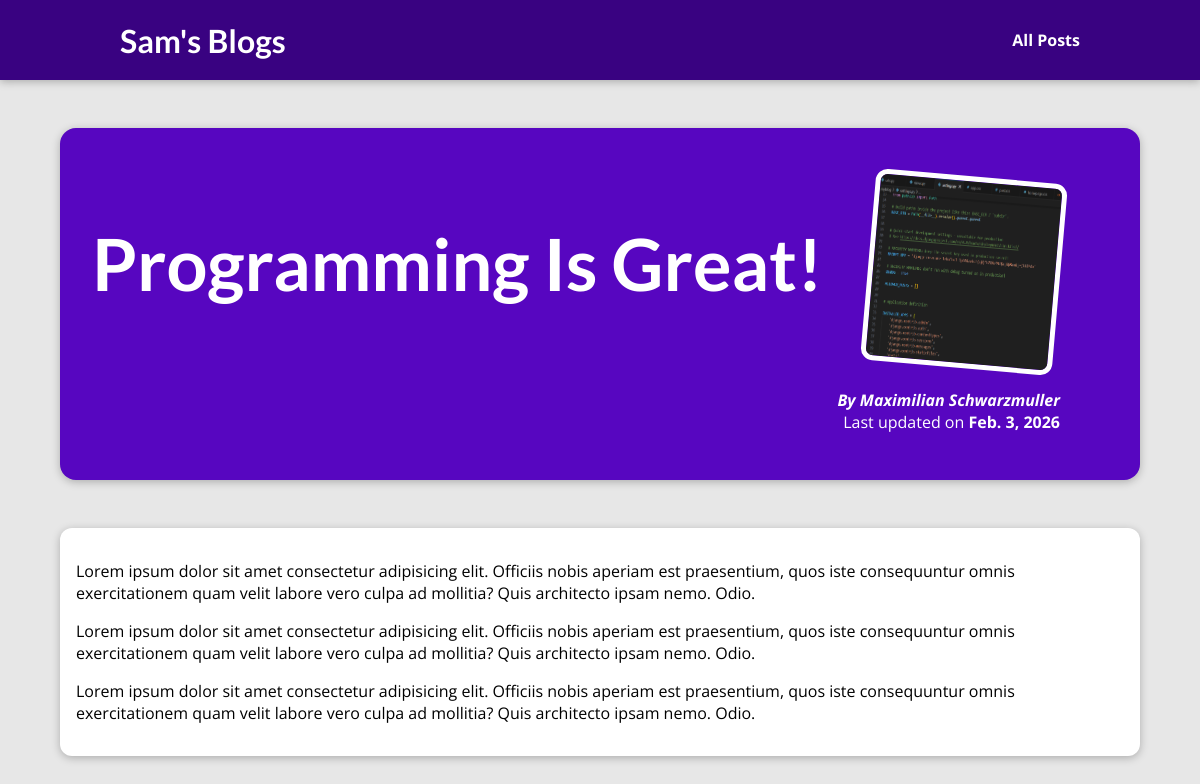
The page /posts/programming-is-great on the database its author committed.
### posts/models.py (models this page shows, shortened)
class Post(models.Model):
    title = models.CharField(max_length=100)
    excerpt = models.CharField(max_length=200)
    image = models.CharField(max_length=100)
    date = models.DateField(auto_now=True)
    slug = models.SlugField(unique=True)
    content = models.TextField(validators=[MinLengthValidator(10)])
    author = models.ForeignKey(Author,on_delete=models.SET_NULL ,related_name="posts",null=True)
    tag = models.ManyToManyField(Tag)

class Author(models.Model):                         # One-to-many relation with Post model
    first_name = models.CharField(max_length=30)
    last_name = models.CharField(max_length=30)
    email_address = models.EmailField()
    def full_name(self):
        return f"{self.first_name} {self.last_name}"
    def __str__(self):
        return self.full_name()

### posts/views.py (the view)
# urls.py: path("posts/<slug:slug>",views.post_details,name="individual-posts") #/posts/my-first-post
def post_details(request , slug): # Individual post logic
    post = next(post for post in Post.objects.all() if post.slug == slug)  #return the post from all_posts that matches the if condition
    return render(request, "posts/post-detail.html", {
        "post" : post
    })

### posts/templates/posts/post-detail.html (shortened to what this page needs)
{% extends "base.html" %}
{% load static %}
{% block css %}
    <link rel="stylesheet" href="{% static "posts/post-details.css" %}">
{% endblock css %}
{% block content %}
<section id="summary">
    <h2>{{post.title}}</h2>
    <article>
        <img src="{% static "posts/images/"|add:post.image %}" alt="{{post.title}}">
        <address>By {{post.author}}</address>
        <div>
            Last updated on <time>{{post.date}}</time>
        </div>
    </article>
</section>
<main>
    {{post.content|linebreaks}}
</main>
{% endblock content %}

### static/app.css (style rules this page uses)
* { box-sizing: border-box; }
html { font-family: 'Open Sans', 'Lato', sans-serif; }
body { margin: 0; }
h1, h2, h3 { font-family: 'Lato', sans-serif; font-weight: bold; }

### posts/static/posts/post-details.css (style rules this page uses)
body { background-color: #e7e7e7; }
#summary { margin: 8rem auto 3rem auto; padding: 2rem; width: 90%; max-width: 90rem; border-radius: 16px; background-color: #5706c0; position: relative; box-shadow: 0 2px 8px rgba(0, 0, 0, 0.25); height: 22rem; }
#summary h2 { color: white; font-size: 4.5rem; }
#summary article { position: absolute; top: 2rem; right: 3rem; padding: 1rem 2rem; border-radius: 12px; text-align: right; color: white; }
#summary article img { width: 12rem; height: 12rem; border-radius: 12px; transform: rotateZ(5deg); border: 5px solid white; margin-bottom: 1rem; }
#summary address { font-weight: bold; }
#summary time { font-weight: bold; }
main { width: 90%; max-width: 90rem; margin: 3rem auto; background-color: white; padding: 1rem; border-radius: 12px; box-shadow: 0 2px 8px rgba(0, 0, 0, 0.25); }

### rows shown on the page
Post: title "Programming Is Great!", image (picture), author "Maximilian Schwarzmuller", date "Feb. 3, 2026", content "Lorem ipsum dolor sit amet consectetur adipisicing elit. Officiis nobis aperiam est praesentium, quos iste consequuntur omnis exercitationem quam velit labore vero culpa ad mollitia? Quis architecto ipsam nemo. Odio. Lorem ipsum dolor sit amet consectetur adipisicing elit. Officiis nobis aperiam est praesentium, quos iste consequuntur omnis exercitationem quam velit labore vero culpa ad mollitia? Quis architecto ipsam nemo. Odio. Lorem ipsum dolor sit amet consectetur adipisicing elit. Officiis nobis aperiam est praesentium, quos iste consequuntur omnis exercitationem quam velit labore vero culpa ad mollitia? Quis architecto ipsam nemo. Odio."
